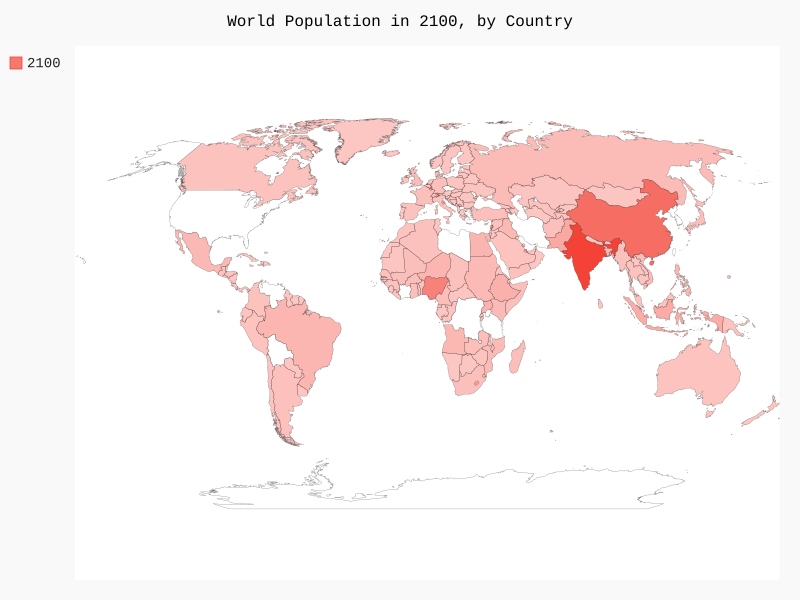

Write Python code to recreate this figure.
import json
from country_code import get_country_code
import pygal_maps_world.maps

filename = 'Population.json'
with open(filename) as f:
    pop_data = json.load(f)

cc_populations = {}
for pop_dict_country ,pop_dict_value in pop_data.items():
    try :
        for key,value in  pop_dict_value.items():
            if key == 'name':
                code = get_country_code(value)
            if key == 'data':
                for year,data in value.items():
                    if year == '2100':
                        population = data
                        country_name = pop_dict_value['name']
                        print(country_name + ':' + str(population))

                        if code:
                            cc_populations[code] = population
                            # print(code +":" + str(population))
                        else:
                            print('ERROR -' + country_name)
    except:
        print(pop_dict_country + ':' + str(pop_dict_value))

wm = pygal_maps_world.maps.World()
wm.title = "World Population in 2100, by Country"
wm.add('2100',cc_populations)

wm.render_to_file('world_population.svg')
        # for year,data in value.items():
        # for year in data.items():
    # for pop_dict_key in {pop_dict_country}:
#         if pop_dict_key == '2015':
#         print(country_name + ":" + population)
    # print(pop_data)
